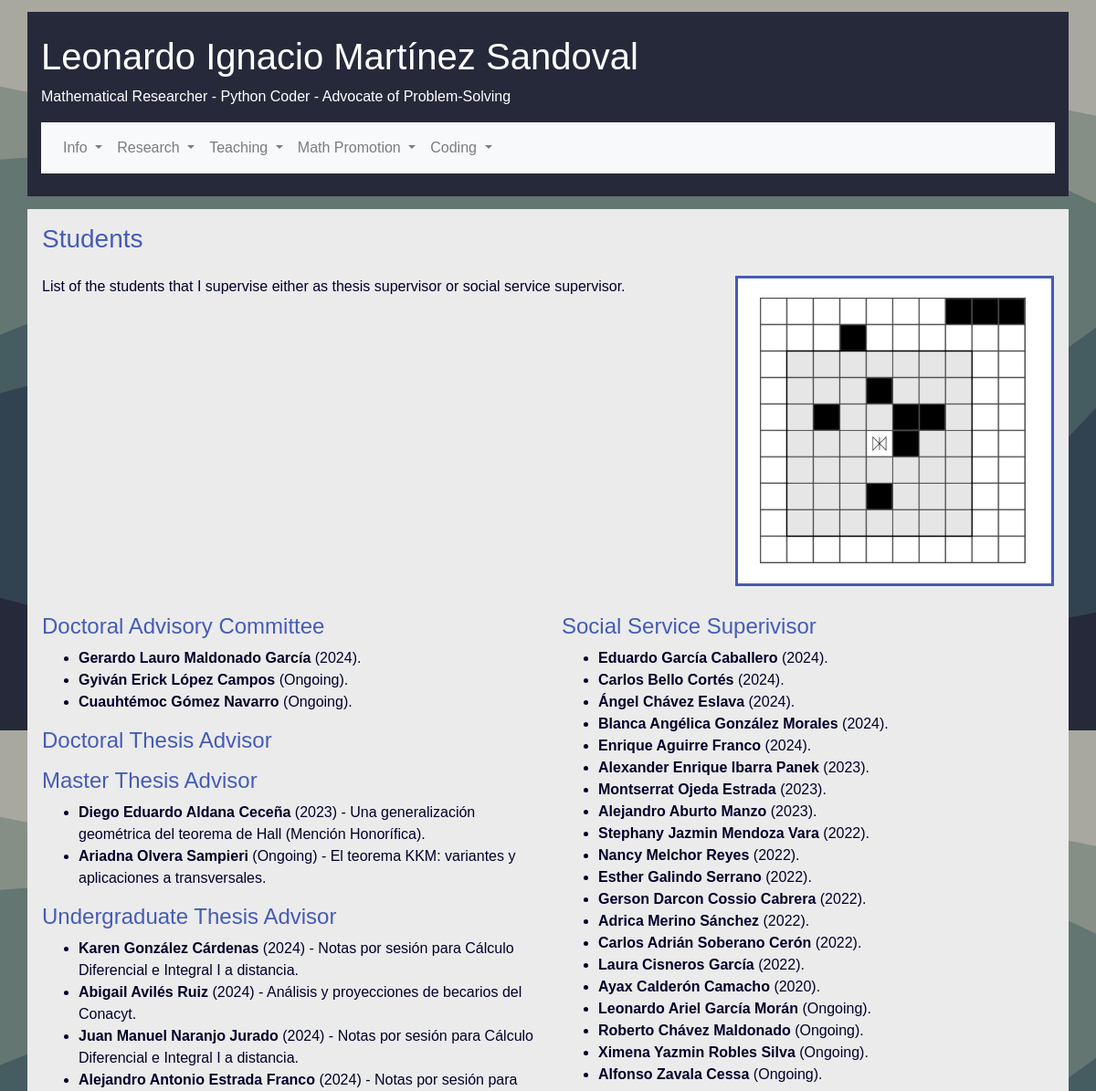
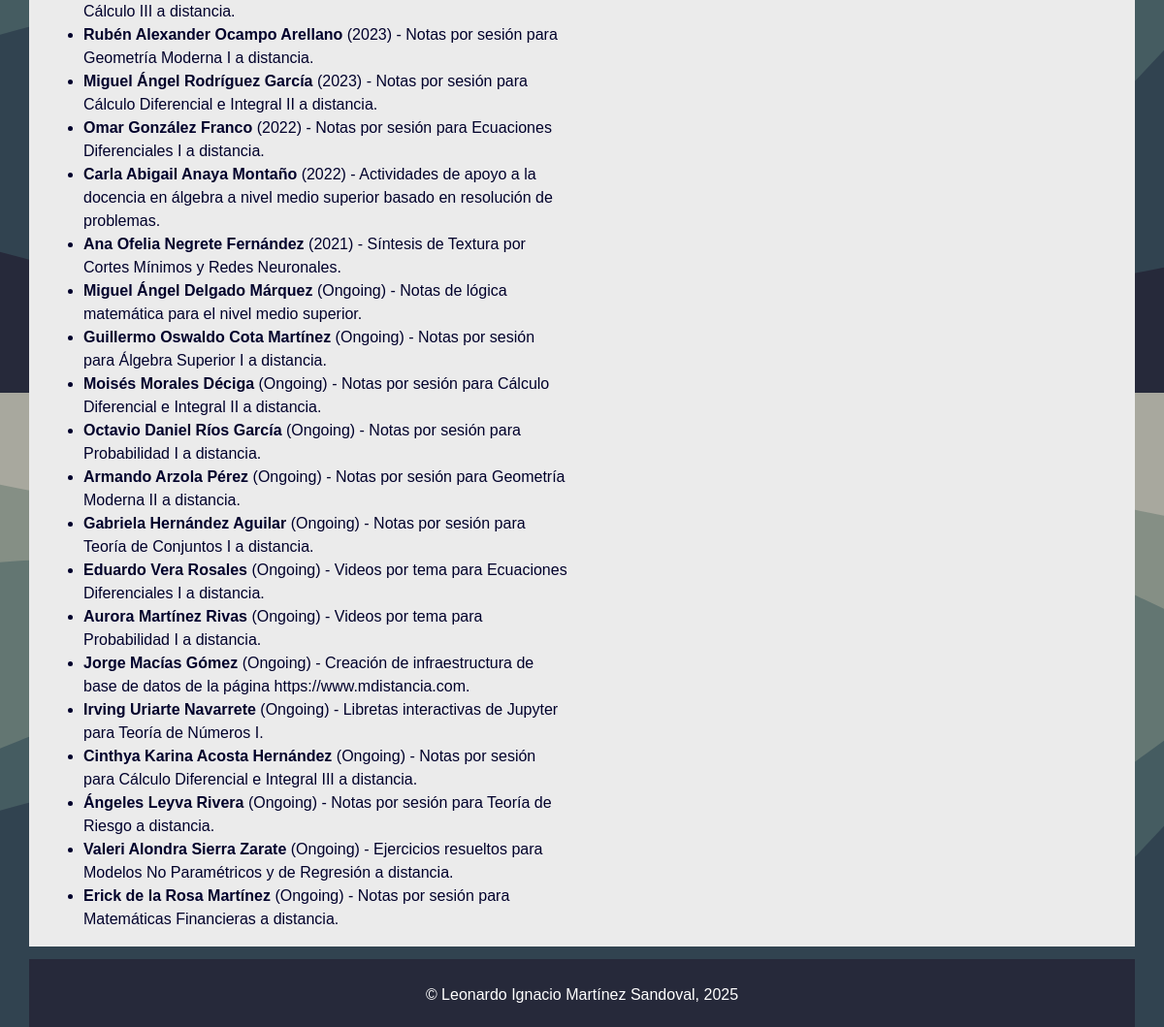
The app's page /students, older data (2 pictures, top to bottom).
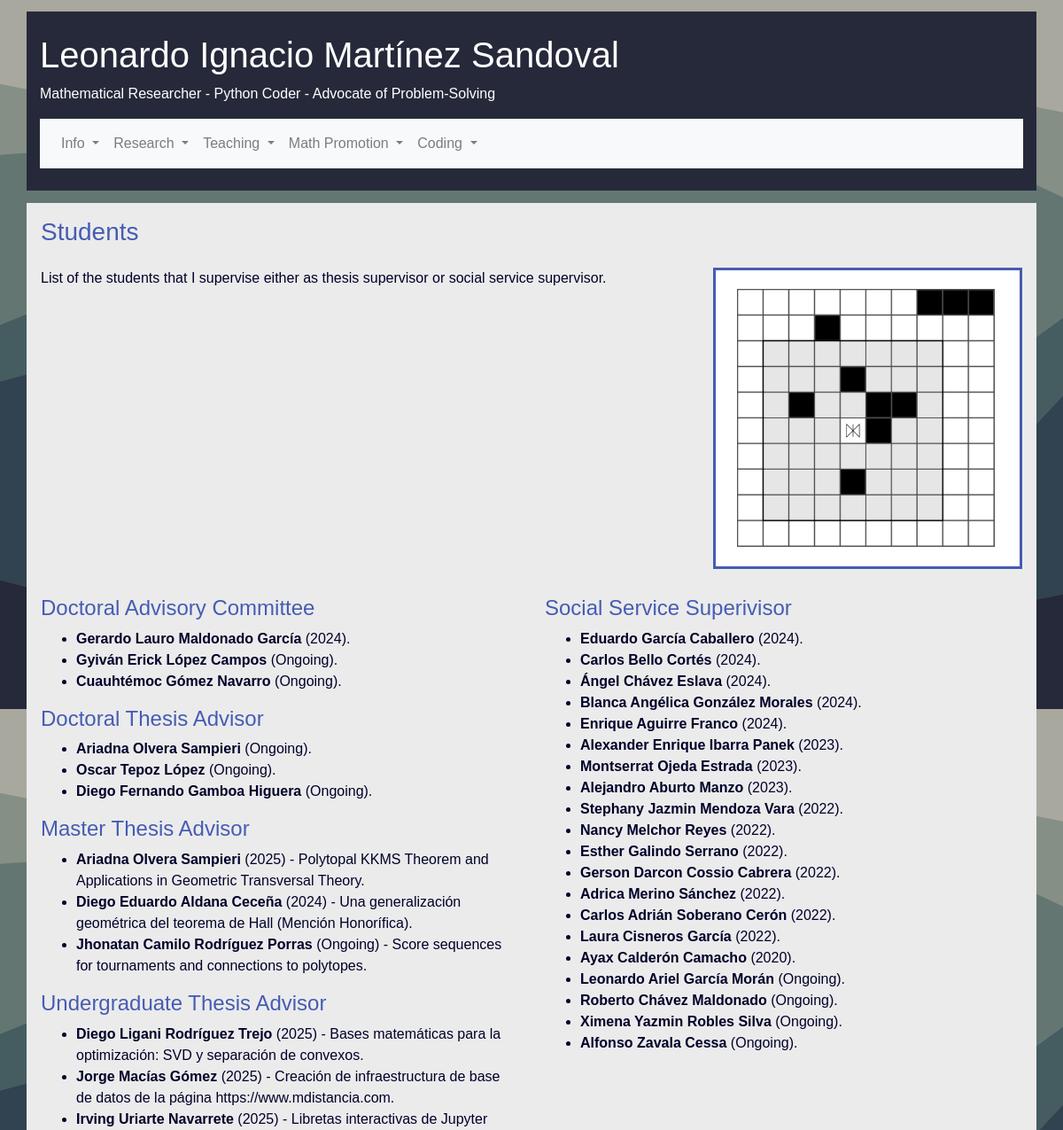
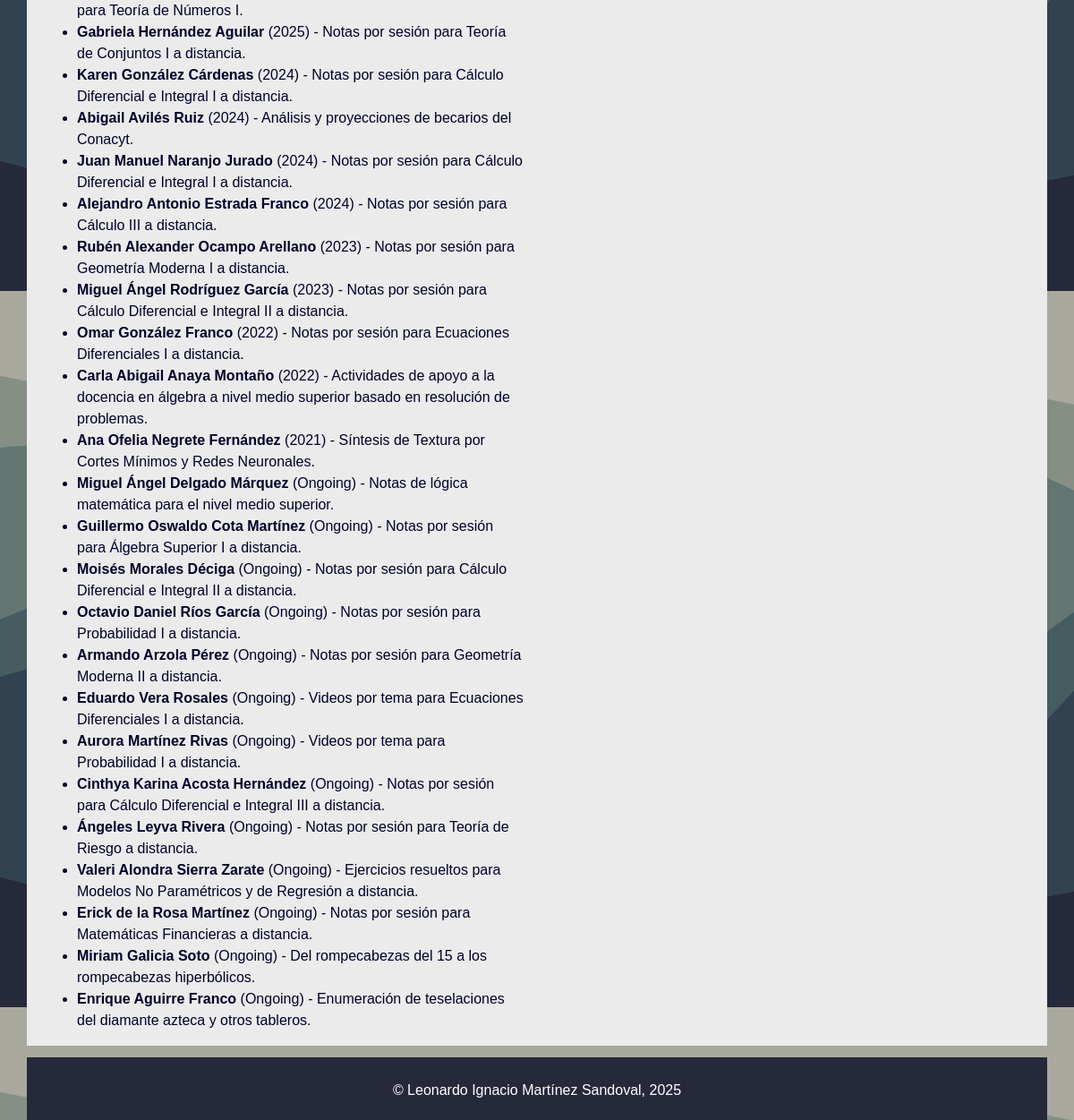
The same page, newer data (2 pictures, top to bottom).
### personalpage/models.py (models this page shows, shortened)
class Service(db.Model):
    __tablename__ = 'service'
    id = db.Column(db.Integer, primary_key=True)
    title = db.Column(db.String(80), unique=True, nullable=False)
    date = db.Column(db.Date(), default=date.today())
    description = db.Column(db.String(140), nullable=False)
    title = db.Column(db.String(80), unique=True, nullable=False)
    service_type = db.Column(db.String(20), nullable=False)
    institution = db.Column(db.Integer, db.ForeignKey('institution.id'))
    location = db.Column(db.Integer, db.ForeignKey('location.id'))

### personalpage/cv.py (the view)
@app.route("/students")
def students():
    students = Service.query\
        .select_from(Service)\
        .join(Institution)\
        .join(Location, Service.location==Location.id)\
        .add_entity(Institution)\
        .add_entity(Location)\
        .order_by(desc(Service.date))\
        .all()
    return render_template("personalpage/students.html", students = students)

### personalpage/templates/personalpage/students.html
{% extends "body_template.html" %}
    {% block content %}
    <div class="container outter pl-3 pr-3 pt-3">
        <h3>Students</h3>
        <div class="row pt-3">
            <div class="col-md-8">
        <p>List of the students that I supervise either as thesis supervisor or social service supervisor.</p>
        </div>
        <div class="col-md-4" id="data">
            <div class="blockitem">
                <img src="static/angel.png" class="img-fluid"></img>
            </div>
            </div>
        </div>
        <div class="row pt-3">
            <div class="col-lg-6">
                <h4> Doctoral Advisory Committee </h4>
                <ul>
                    {% for item in students %}
                    {% if item.Service.service_type == "a_d_thesis" %}
                    {% if item.Service.date %}
                    <li> <strong> {{ item.Service.description }}</strong> ({{ item.Service.date.strftime('%Y') }}). </li>
                    {% else %}
                    <li> <strong> {{ item.Service.description }}</strong> (Ongoing). </li>
                    {% endif %}
                    {% endif %}
                    {% endfor %}
                </ul>
                <h4> Doctoral Thesis Advisor </h4>
                <ul>
                    {% for item in students %}
                    {% if item.Service.service_type == "s_doc_thesis" %}
                    {% if item.Service.date %}
                    <li> <strong> {{ item.Service.description }}</strong> ({{ item.Service.date.strftime('%Y') }}). </li>
                    {% else %}
                    <li> <strong> {{ item.Service.description }}</strong> (Ongoing). </li>
                    {% endif %}
                    {% endif %}
                    {% endfor %}
                </ul>
                <h4> Master Thesis Advisor </h4>
                <ul>
                    {% for item in students %}
                    {% if item.Service.service_type == "s_m_thesis" %}
                    {% if item.Service.date %}
                    <li> <strong> {{ item.Service.description }}</strong> ({{ item.Service.date.strftime('%Y') }}) - {{ item.Service.title }}. </li>
                    {% else %}
                    <li> <strong> {{ item.Service.description }}</strong> (Ongoing) - {{ item.Service.title }}. </li>
                    {% endif %}
                    {% endif %}
                    {% endfor %}
                </ul>
                <h4> Undergraduate Thesis Advisor </h4>
                <ul>
                    {% for item in students %}
                    {% if item.Service.service_type == "s_ug_thesis" %}
                    {% if item.Service.date %}
                    <li> <strong> {{ item.Service.description }}</strong> ({{ item.Service.date.strftime('%Y') }}) - {{ item.Service.title }}. </li>
                    {% else %}
                    <li> <strong> {{ item.Service.description }}</strong> (Ongoing) - {{ item.Service.title }}. </li>
                    {% endif %}
                    {% endif %}
                    {% endfor %}
                </ul>
            </div>
            <div class="col-lg-6">
                <h4> Social Service Superivisor </h4>
                <ul>
                    {% for item in students %}
                    {% if item.Service.service_type == "s_social_service" %}
                    {% if item.Service.date %}
                    <li> <strong> {{ item.Service.title }}</strong> ({{ item.Service.date.strftime('%Y') }}). </li>
                    {% else %}
                    <li> <strong> {{ item.Service.title }}</strong> (Ongoing). </li>
                    {% endif %}
                    {% endif %}
                    {% endfor %}
                </ul>
            </div>
        </div>
    </div>
    {% endblock %}

Row changes from the older to the newer data that the page shows:
added Service: Service.description "Ariadna Olvera Sampieri", shown under "Doctoral Thesis Advisor"
added Service: Service.description "Oscar Tepoz López", shown under "Doctoral Thesis Advisor"
added Service: Service.description "Diego Fernando Gamboa Higuera", shown under "Doctoral Thesis Advisor"
changed Service: Service (not shown) → "Polytopal KKMS Theorem and Applications in Geometric Transversal Theory"; Service "El teorema KKM: variantes y aplicaciones a transversales" → "2025"; date "(Ongoing) -" → "( ) -"; moves up the list
changed Service "Diego Eduardo Aldana Ceceña": Service "2023" → "2024"
added Service: Service.description "Jhonatan Camilo Rodríguez Porras", Service "Score sequences for tournaments and connections to polytopes", shown under "Master Thesis Advisor"
added Service: Service.description "Diego Ligani Rodríguez Trejo", Service "2025", Service "Bases matemáticas para la optimización: SVD y separación de convexos", shown under "Undergraduate Thesis Advisor"
changed Service "Jorge Macías Gómez": Service (not shown) → "Creación de infraestructura de base de datos de la página https://www.mdistancia.com"; Service "Creación de infraestructura de base de datos de la página https://www.mdistancia.com" → "2025"; date "(Ongoing) -" → "( ) -"; moves up the list
changed Service "Irving Uriarte Navarrete": Service (not shown) → "Libretas interactivas de Jupyter para Teoría de Números I"; Service "Libretas interactivas de Jupyter para Teoría de Números I" → "2025"; date "(Ongoing) -" → "( ) -"; moves up the list
changed Service "Gabriela Hernández Aguilar": Service (not shown) → "Notas por sesión para Teoría de Conjuntos I a distancia"; Service "Notas por sesión para Teoría de Conjuntos I a distancia" → "2025"; date "(Ongoing) -" → "( ) -"; moves up the list
added Service: Service.description "Miriam Galicia Soto", Service "Del rompecabezas del 15 a los rompecabezas hiperbólicos", shown under "Undergraduate Thesis Advisor"
added Service: Service.description "Enrique Aguirre Franco", Service "Enumeración de teselaciones del diamante azteca y otros tableros", shown under "Undergraduate Thesis Advisor"
